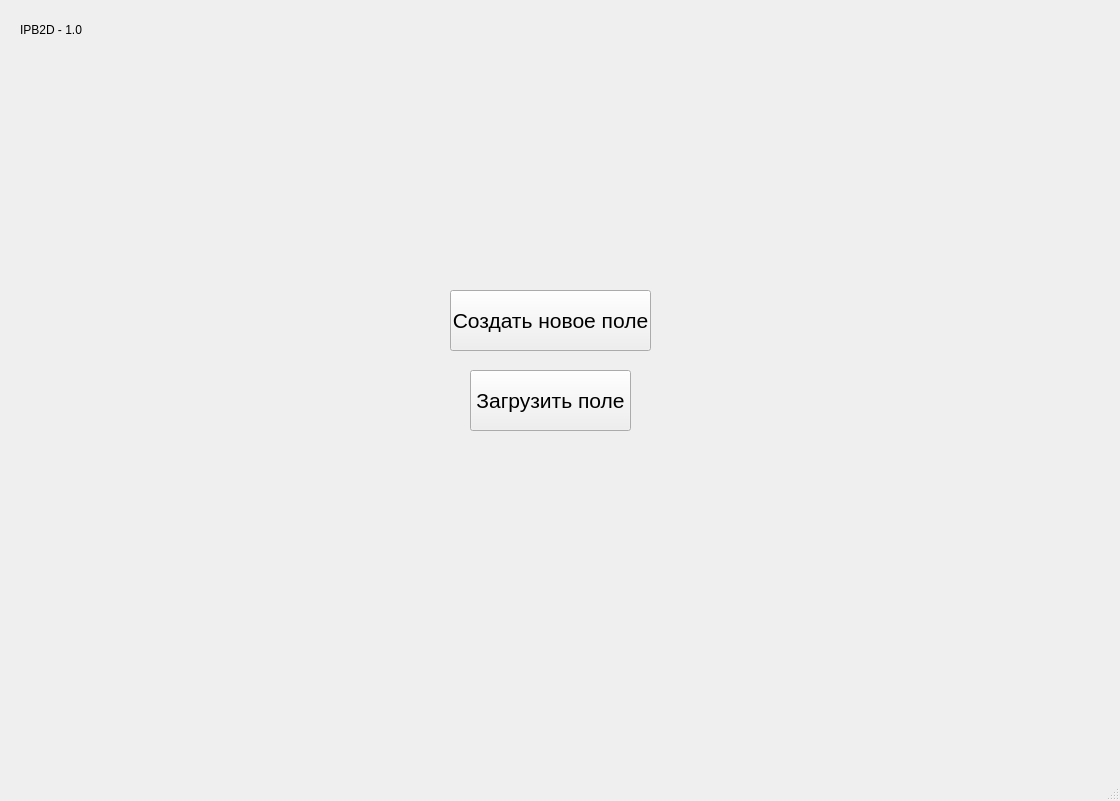
<?xml version="1.0" encoding="UTF-8"?>
<ui version="4.0">
 <class>IPB2D</class>
 <widget class="QMainWindow" name="IPB2D">
  <property name="geometry">
   <rect>
    <x>0</x>
    <y>0</y>
    <width>1120</width>
    <height>801</height>
   </rect>
  </property>
  <property name="windowTitle">
   <string>MainWindow</string>
  </property>
  <widget class="QWidget" name="centralwidget">
   <widget class="QPushButton" name="newField">
    <property name="geometry">
     <rect>
      <x>450</x>
      <y>290</y>
      <width>201</width>
      <height>61</height>
     </rect>
    </property>
    <property name="font">
     <font>
      <pointsize>16</pointsize>
     </font>
    </property>
    <property name="text">
     <string>Создать новое поле</string>
    </property>
   </widget>
   <widget class="QPushButton" name="loadField">
    <property name="geometry">
     <rect>
      <x>470</x>
      <y>370</y>
      <width>161</width>
      <height>61</height>
     </rect>
    </property>
    <property name="font">
     <font>
      <pointsize>16</pointsize>
     </font>
    </property>
    <property name="text">
     <string>Загрузить поле</string>
    </property>
   </widget>
   <widget class="QLabel" name="label">
    <property name="geometry">
     <rect>
      <x>20</x>
      <y>20</y>
      <width>101</width>
      <height>20</height>
     </rect>
    </property>
    <property name="text">
     <string>IPB2D - 1.0</string>
    </property>
   </widget>
  </widget>
  <widget class="QMenuBar" name="menubar">
   <property name="geometry">
    <rect>
     <x>0</x>
     <y>0</y>
     <width>1120</width>
     <height>21</height>
    </rect>
   </property>
  </widget>
  <widget class="QStatusBar" name="statusbar"/>
 </widget>
 <resources/>
 <connections/>
</ui>
